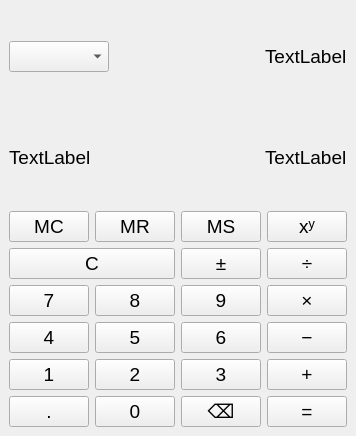
<?xml version="1.0" encoding="UTF-8"?>
<ui version="4.0">
 <class>MainWindow</class>
 <widget class="QMainWindow" name="MainWindow">
  <property name="geometry">
   <rect>
    <x>0</x>
    <y>0</y>
    <width>283</width>
    <height>436</height>
   </rect>
  </property>
  <property name="sizePolicy">
   <sizepolicy hsizetype="Preferred" vsizetype="Preferred">
    <horstretch>0</horstretch>
    <verstretch>0</verstretch>
   </sizepolicy>
  </property>
  <property name="font">
   <font>
    <pointsize>14</pointsize>
   </font>
  </property>
  <property name="windowTitle">
   <string>Калькулятор</string>
  </property>
  <widget class="QWidget" name="centralwidget">
   <layout class="QGridLayout" name="gridLayout" rowstretch="0,0,0,0" columnstretch="0">
    <item row="2" column="0">
     <layout class="QHBoxLayout" name="horizontalLayout">
      <item>
       <widget class="QLabel" name="l_memory">
        <property name="text">
         <string>TextLabel</string>
        </property>
       </widget>
      </item>
      <item alignment="Qt::AlignmentFlag::AlignRight">
       <widget class="QLabel" name="l_result">
        <property name="text">
         <string>TextLabel</string>
        </property>
       </widget>
      </item>
     </layout>
    </item>
    <item row="3" column="0">
     <layout class="QHBoxLayout" name="horizontalLayout_2">
      <item>
       <layout class="QGridLayout" name="gridLayout_2">
        <item row="3" column="1">
         <widget class="QPushButton" name="btn_5">
          <property name="text">
           <string>5</string>
          </property>
         </widget>
        </item>
        <item row="2" column="2">
         <widget class="QPushButton" name="btn_9">
          <property name="text">
           <string>9</string>
          </property>
         </widget>
        </item>
        <item row="4" column="0">
         <widget class="QPushButton" name="btn_1">
          <property name="text">
           <string>1</string>
          </property>
         </widget>
        </item>
        <item row="5" column="2">
         <widget class="QPushButton" name="btn_del">
          <property name="text">
           <string>⌫</string>
          </property>
         </widget>
        </item>
        <item row="2" column="1">
         <widget class="QPushButton" name="btn_8">
          <property name="text">
           <string>8</string>
          </property>
         </widget>
        </item>
        <item row="4" column="1">
         <widget class="QPushButton" name="btn_2">
          <property name="text">
           <string>2</string>
          </property>
         </widget>
        </item>
        <item row="2" column="0">
         <widget class="QPushButton" name="btn_7">
          <property name="text">
           <string>7</string>
          </property>
         </widget>
        </item>
        <item row="0" column="2">
         <widget class="QPushButton" name="btn_ms">
          <property name="text">
           <string>MS</string>
          </property>
         </widget>
        </item>
        <item row="0" column="0">
         <widget class="QPushButton" name="btn_mc">
          <property name="text">
           <string>MC</string>
          </property>
         </widget>
        </item>
        <item row="0" column="1">
         <widget class="QPushButton" name="btn_mr">
          <property name="text">
           <string>MR</string>
          </property>
         </widget>
        </item>
        <item row="5" column="1">
         <widget class="QPushButton" name="btn_0">
          <property name="text">
           <string>0</string>
          </property>
         </widget>
        </item>
        <item row="1" column="2">
         <widget class="QPushButton" name="btn_plus_minus">
          <property name="text">
           <string>±</string>
          </property>
         </widget>
        </item>
        <item row="1" column="0" colspan="2">
         <widget class="QPushButton" name="btn_c">
          <property name="text">
           <string>C</string>
          </property>
         </widget>
        </item>
        <item row="3" column="2">
         <widget class="QPushButton" name="btn_6">
          <property name="text">
           <string>6</string>
          </property>
         </widget>
        </item>
        <item row="4" column="2">
         <widget class="QPushButton" name="btn_3">
          <property name="text">
           <string>3</string>
          </property>
         </widget>
        </item>
        <item row="5" column="0">
         <widget class="QPushButton" name="tb_extra">
          <property name="text">
           <string>.</string>
          </property>
         </widget>
        </item>
        <item row="3" column="0">
         <widget class="QPushButton" name="btn_4">
          <property name="text">
           <string>4</string>
          </property>
         </widget>
        </item>
       </layout>
      </item>
      <item>
       <spacer name="horizontalSpacer_2">
        <property name="orientation">
         <enum>Qt::Orientation::Horizontal</enum>
        </property>
        <property name="sizeHint" stdset="0">
         <size>
          <width>40</width>
          <height>20</height>
         </size>
        </property>
       </spacer>
      </item>
      <item>
       <layout class="QVBoxLayout" name="verticalLayout">
        <item>
         <widget class="QPushButton" name="btn_pow">
          <property name="text">
           <string>xʸ</string>
          </property>
         </widget>
        </item>
        <item>
         <widget class="QPushButton" name="btn_div">
          <property name="text">
           <string>÷</string>
          </property>
         </widget>
        </item>
        <item>
         <widget class="QPushButton" name="btn_mul">
          <property name="text">
           <string>×</string>
          </property>
         </widget>
        </item>
        <item>
         <widget class="QPushButton" name="btn_sub">
          <property name="text">
           <string>−</string>
          </property>
         </widget>
        </item>
        <item>
         <widget class="QPushButton" name="btn_add">
          <property name="text">
           <string>+</string>
          </property>
         </widget>
        </item>
        <item>
         <widget class="QPushButton" name="btn_res">
          <property name="text">
           <string>=</string>
          </property>
         </widget>
        </item>
       </layout>
      </item>
     </layout>
    </item>
    <item row="1" column="0">
     <layout class="QHBoxLayout" name="horizontalLayout_3">
      <item alignment="Qt::AlignmentFlag::AlignLeft">
       <widget class="QComboBox" name="cmb_controller"/>
      </item>
      <item alignment="Qt::AlignmentFlag::AlignRight">
       <widget class="QLabel" name="l_formula">
        <property name="text">
         <string>TextLabel</string>
        </property>
       </widget>
      </item>
     </layout>
    </item>
   </layout>
  </widget>
 </widget>
 <resources/>
 <connections/>
</ui>
